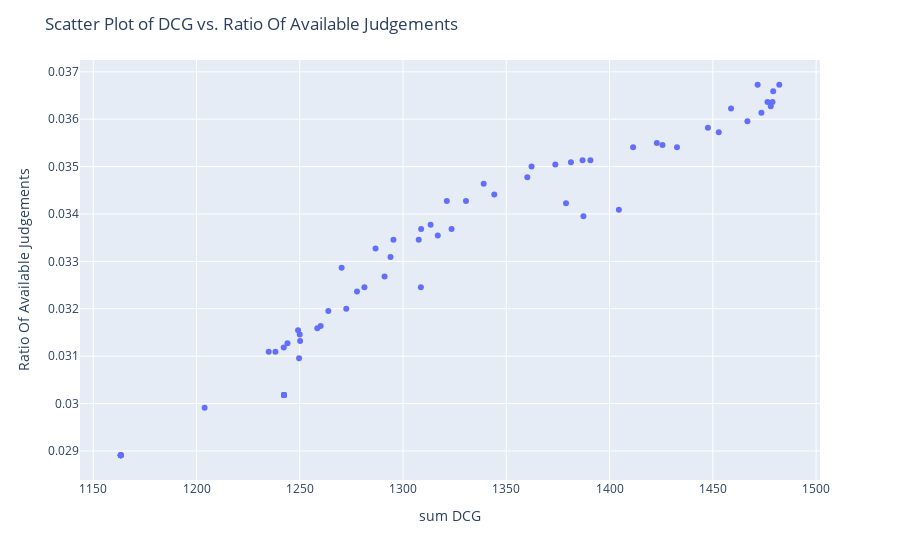

Notebook source saved alongside this figure:
### Code cell
pio.renderers.default = 'plotly_mimetype'
fig = px.scatter(df_qd_metrics[df_qd_metrics.metric=="sum_dcg"], 
                 x='value', y='ratio', 
                 hover_data={'pipeline': True},  # Show query on hover
                 labels={'value': 'DCG', 'ratio': 'Ratio Of Available Judgements'})

# Customize the layout
fig.update_layout(title="Scatter Plot of DCG vs. Ratio Of Available Judgements",
                  xaxis_title="sum DCG",
                  yaxis_title="Ratio Of Available Judgements",
                  hovermode="closest")

# Show the plot
fig.show()

### Figure 1 — Plotly figure (JSON) as saved in the notebook; plotly's stock layout.template omitted (floating-point values rounded to 4 significant figures)
{"data": [{"customdata": [["min_maxarithmetic_mean0.0"], ["min_maxarithmetic_mean0.1"], ["min_maxarithmetic_mean0.2"], ["min_maxarithmetic_mean0.3"], ["min_maxarithmetic_mean0.4"], ["min_maxarithmetic_mean0.5"], ["min_maxarithmetic_mean0.6"], ["min_maxarithmetic_mean0.7"], ["min_maxarithmetic_mean0.8"], ["min_maxarithmetic_mean0.9"], ["min_maxarithmetic_mean1.0"], ["min_maxharmonic_mean0.0"], ["min_maxharmonic_mean0.1"], ["min_maxharmonic_mean0.2"], ["min_maxharmonic_mean0.3"], ["min_maxharmonic_mean0.4"], ["min_maxharmonic_mean0.5"], ["min_maxharmonic_mean0.6"], ["min_maxharmonic_mean0.7"], ["min_maxharmonic_mean0.8"], ["min_maxharmonic_mean0.9"], ["min_maxharmonic_mean1.0"], ["min_maxgeometric_mean0.0"], ["min_maxgeometric_mean0.1"], ["min_maxgeometric_mean0.2"], ["min_maxgeometric_mean0.3"], ["min_maxgeometric_mean0.4"], ["min_maxgeometric_mean0.5"], ["min_maxgeometric_mean0.6"], ["min_maxgeometric_mean0.7"], ["min_maxgeometric_mean0.8"], ["min_maxgeometric_mean0.9"], ["min_maxgeometric_mean1.0"], ["l2arithmetic_mean0.0"], ["l2arithmetic_mean0.1"], ["l2arithmetic_mean0.2"], ["l2arithmetic_mean0.3"], ["l2arithmetic_mean0.4"], ["l2arithmetic_mean0.5"], ["l2arithmetic_mean0.6"], ["l2arithmetic_mean0.7"], ["l2arithmetic_mean0.8"], ["l2arithmetic_mean0.9"], ["l2arithmetic_mean1.0"], ["l2harmonic_mean0.0"], ["l2harmonic_mean0.1"], ["l2harmonic_mean0.2"], ["l2harmonic_mean0.3"], ["l2harmonic_mean0.4"], ["l2harmonic_mean0.5"], ["l2harmonic_mean0.6"], ["l2harmonic_mean0.7"], ["l2harmonic_mean0.8"], ["l2harmonic_mean0.9"], ["l2harmonic_mean1.0"], ["l2geometric_mean0.0"], ["l2geometric_mean0.1"], ["l2geometric_mean0.2"], ["l2geometric_mean0.3"], ["l2geometric_mean0.4"], ["l2geometric_mean0.5"], ["l2geometric_mean0.6"], ["l2geometric_mean0.7"], ["l2geometric_mean0.8"], ["l2geometric_mean0.9"], ["l2geometric_mean1.0"]], "hovertemplate": "DCG=%{x}<br>Ratio Of Available Judgements=%{y}<br>pipeline=%{customdata[0]}<extra></extra>", "legendgroup": "", "marker": {"color": "#636efa", "symbol": "circle"}, "mode": "markers", "name": "", "orientation": "v", "showlegend": false, "type": "scatter", "x": [1163.0, 1204.0, 1250.0, 1309.0, 1379.0, 1433.0, 1479.0, 1472.0, 1459.0, 1448.0, 1242.0, 1163.0, 1235.0, 1238.0, 1242.0, 1250.0, 1258.0, 1264.0, 1278.0, 1294.0, 1317.0, 1242.0, 1163.0, 1249.0, 1244.0, 1250.0, 1260.0, 1273.0, 1281.0, 1291.0, 1308.0, 1324.0, 1242.0, 1163.0, 1387.0, 1405.0, 1478.0, 1482.0, 1479.0, 1476.0, 1474.0, 1467.0, 1453.0, 1242.0, 1163.0, 1270.0, 1295.0, 1309.0, 1321.0, 1339.0, 1362.0, 1381.0, 1391.0, 1423.0, 1242.0, 1163.0, 1287.0, 1313.0, 1330.0, 1344.0, 1360.0, 1374.0, 1387.0, 1411.0, 1426.0, 1242.0], "xaxis": "x", "y": [0.02891, 0.02991, 0.03095, 0.03245, 0.03423, 0.03541, 0.03636, 0.03673, 0.03623, 0.03582, 0.03018, 0.02891, 0.03109, 0.03109, 0.03118, 0.03132, 0.03159, 0.03195, 0.03236, 0.03309, 0.03355, 0.03018, 0.02891, 0.03155, 0.03127, 0.03145, 0.03164, 0.032, 0.03245, 0.03268, 0.03345, 0.03368, 0.03018, 0.02891, 0.03395, 0.03409, 0.03627, 0.03673, 0.03659, 0.03636, 0.03614, 0.03595, 0.03573, 0.03018, 0.02891, 0.03286, 0.03345, 0.03368, 0.03427, 0.03464, 0.035, 0.03509, 0.03514, 0.0355, 0.03018, 0.02891, 0.03327, 0.03377, 0.03427, 0.03441, 0.03477, 0.03505, 0.03514, 0.03541, 0.03545, 0.03018], "yaxis": "y"}], "layout": {"autosize": true, "hovermode": "closest", "legend": {"tracegroupgap": 0}, "margin": {"t": 60}, "title": {"text": "Scatter Plot of DCG vs. Ratio Of Available Judgements"}, "xaxis": {"anchor": "y", "autorange": true, "domain": [0, 1], "range": [1144.0, 1501.0], "title": {"text": "sum DCG"}, "type": "linear"}, "yaxis": {"anchor": "x", "autorange": true, "domain": [0, 1], "range": [0.0283, 0.03733], "title": {"text": "Ratio Of Available Judgements"}, "type": "linear"}}}
